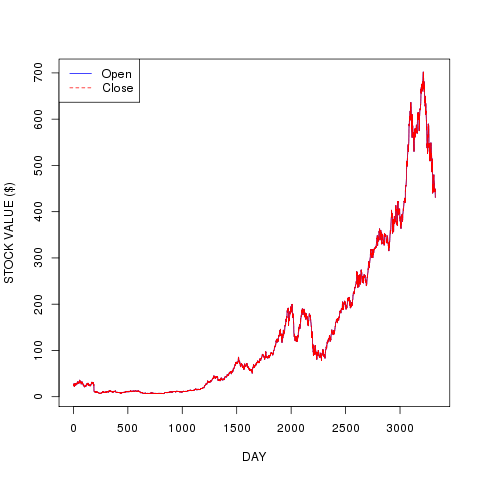

This chart was generated by the following R code:
library(ggplot2)

require(devEMF)
emf('aapl5.emf')

data <- read.csv("http://www.google.com/finance/historical?q=AAPL&startdate=Jan+1%2C+2000&enddate=Mar+1%2C+2013&output=csv ", sep=",", header=1)

# reverse data rows
aapl5 = data[nrow(data):1, ]

print(names(data))
print(names(data)[c(2,5)])
#print(aapl5[, c(2, 5)])
print(as.numeric(aapl5[, 2]))
#print(aapl5)

write.csv(aapl5, file = "aapl5.csv")
write.table(aapl5, file = "aapl5.tab")

#axis = (1, lab = aapl[2])
#axis = (2, aapl[2])
#box()

# open value
#plot(aapl[,1], aapl[,5], xlab = "TIME", ylab = "PRICE ($)", type = "l", col="blue")
#plot(as.numeric(aapl5[,2]), xlab = "DAY", ylab = "STOCK VALUE ($)", lty = 1, col="blue")
#plot(data[,2], xlab = "DAY", ylab = "STOCK VALUE ($)", type = "l", col="blue")
plot(aapl5[,5], xlab = "DAY", ylab = "STOCK VALUE ($)", type = "l", col="blue")
#plot(as.numeric(aapl5[,2]), xlab = "DAY", ylab = "STOCK VALUE ($)", type = "l", col="blue")

# close value
#lines(as.numeric(aapl5[,5]), col="red")
#lines(aapl5[,5], col="red")
lines(aapl5[,5], type = "l", col="red")
#lines(aapl5[,3], type = "l", col="green")

#legend("topleft", names(data)[c(2,5)], fill = heat.colors(2))
#legend("topleft", names(data)[c(2,3,5)], lty = 1:3, col = c('blue', 'red', 'green'))
legend("topleft", names(data)[c(2,5)], lty = 1:2, col = c('blue', 'red'))
#legend("topleft", names(data)[c(2,5)], lty = 1, col = c('red', 'blue'))

#matplot(aapl[,1], aapl[,5], type = "l", col="red")
#plot(aapl[c(1:40), 1], aapl[c(1:40),5], xlab = "TIME", ylab = "PRICE ($)", type = "l", col="blue")
#plot(aapl[c(1:40),5], xlab = "TIME", ylab = "PRICE ($)", type = "l", col="blue")

# simple example
#x <- c(1,3,6,9,12)
#y <- c(1.5,2,7,8,15)
#plot(x,y, pch=15, col="blue")

# Example 2. Draw a plot, set a bunch of parameters.
#plot(x,y, xlab="x axis", ylab="y axis", main="my plot", ylim=c(0,20), xlim=c(0,20), pch=15, col="blue")
# fit a line to the points
#myline.fit <- lm(y ~ x)

# get information about the fit
#summary(myline.fit)

# draw the fit line on the plot
#abline(myline.fit)

# add some more points to the graph
#x2 <- c(0.5, 3, 5, 8, 12)
#y2 <- c(0.8, 1, 2, 4, 6)

#points(x2, y2, pch=16, col="green")

# header = TRUE ignores the first line, check.names = FALSE allows '+' in 'C++'
#benchmark <- read.table("", header = TRUE, row.names = "vwnd", check.names = FALSE)

# 't()' is matrix tranposition, 'beside = TRUE' separates the benchmarks, 'heat' provides nice colors
#barplot(t(as.matrix(benchmark)), beside = TRUE, col = heat.colors(6))
#barplot(t(as.matrix(benchmark)), beside = TRUE, col = heat.colors(6), xlab = "DAY", ylab = "STOCK VALUE ($)")

# 'cex' stands for 'character expansion', 'bty' for 'box type' (we don't want borders)
#legend("topright", names(benchmark), cex = 0.9, bty = "n", fill = heat.colors(6))
